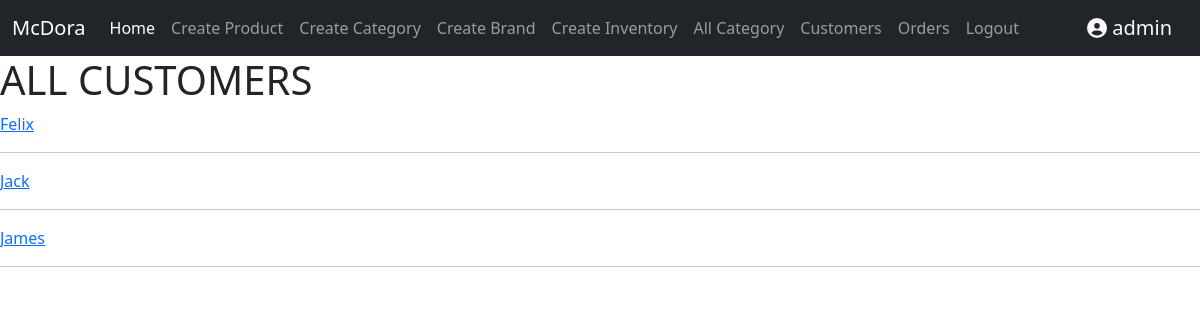
The page /customers/ (signed in) on the database its author committed.
### store/models.py (models this page shows, shortened)
class Customer(models.Model):
    USER_TYPE_CHOICES = [
        ('buyer', 'Buyer'),
        ('seller', 'Seller'),
    ]
    user = models.OneToOneField(User, null=True, blank=True, on_delete=models.CASCADE)
    name = models.CharField(max_length=200, null=True)
    email = models.CharField(max_length=200)
    user_type = models.CharField(max_length=10, choices=USER_TYPE_CHOICES, default='buyer')  # Add user_type field

### store/views.py (the view)
# urls.py: path('customers/', views.all_customer, name='all_customer'),
@login_required(login_url="login")
def all_customer(request):
    if not request.user.is_superuser:
        messages.error(request, 'You are not authorized to view this page.')
        return redirect('home')
    customers = Customer.objects.all()
    context = {'customers': customers}
    return render(request, 'all_customer.html', context)

### store/templates/all_customer.html
{% extends 'base.html' %}
{% block content %}
<h1>ALL CUSTOMERS</h1>
{% for customer in customers %}
    <a href="{% url 'customer_detail' id=customer.id %}"> {{ customer.name }} </a>
    <hr>
{% endfor %}
{% endblock content %}

### store/templates/base.html (shortened to what this page needs)
{% load static%}
<!doctype html>
<link rel="stylesheet" type="text/css" href="{%  static '/css/sweetalert2.min.css' %}">
<link rel="stylesheet" type="text/css" href="{% static '/css/bootstrap.min.css' %}">
<link rel="stylesheet" type="text/css" href="{% static '/css/all.min.css' %}">
<html lang="en">
  <head>
  </head>
  <body>
    <nav class="navbar navbar-expand-lg navbar-dark bg-dark">
  <div class="container-fluid">
    <a class="navbar-brand" href="{% url 'home' %}">McDora</a>
    <div class="collapse navbar-collapse" id="navbarSupportedContent">
      <ul class="navbar-nav me-auto mb-2 mb-lg-0">
        <li class="nav-item">
          <a class="nav-link active" aria-current="page" href="{% url 'home' %}">Home</a>
        </li>
        {% if request.user.is_authenticated %}
        {% if request.user.is_superuser or request.user.customer.user_type == 'seller' %}
        <li class="nav-item">
          <a class="nav-link" href="{% url 'create_product' %}">Create Product</a>
        </li>
        <li class="nav-item">
          <a class="nav-link" href="{% url 'create_category' %}">Create Category</a>
        </li>
        <li class="nav-item">
          <a class="nav-link" href="{% url 'create_brand' %}">Create Brand</a>
        </li>
        <li class="nav-item">
          <a class="nav-link" href="{% url 'create_inventory' %}">Create Inventory</a>
        </li>
        {% endif %}
        {% endif %}
        <li class="nav-item">
          <a class="nav-link" href="{% url 'all_category' %}">All Category</a>
        </li>
        {% if  request.user.is_superuser  %}
        <li class="nav-item">
          <a class="nav-link" href="{% url 'all_customer' %}">Customers</a>
        </li>
        <li class="nav-item">
          <a class="nav-link" href="{% url 'orders' %}">Orders</a>
        </li>
        {% endif %}
        {% if user.is_authenticated %}
        <li class="nav-item">
          <a class="nav-link" href="{% url 'logout' %}">Logout</a>
        </li>
        {% else %}
        <li class="nav-item">
          <a class="nav-link" href="{% url 'login' %}">Login</a>
        </li>
        {% endif %}
      </ul>
  {% if user.is_authenticated and customer %}
  <a class="navbar-brand text-light font-weight-bold" href="{% url 'customer_detail' id=customer.id %}">
    <i class="fas fa-user-circle"></i> {{ user.username }}
  </a>
  {% elif user.is_authenticated%}
  <a class="navbar-brand text-light font-weight-bold" href="#">
    <i class="fas fa-user-circle"></i> {{ user.username }}
  </a>
{% else %}
  <a class="navbar-brand text-light font-weight-bold" href="{% url 'login' %}">
    <i class="fas fa-user-circle"></i> Guest
  </a>
{% endif %}
    </div>
  </div>
</nav>
    {% block content %}
    {% endblock %}
  </body>
</html>

### rows shown on the page
Customer: name "Felix"
Customer: name "Jack"
Customer: name "James"

### other values the page prints
{{ user.username }} "admin"
